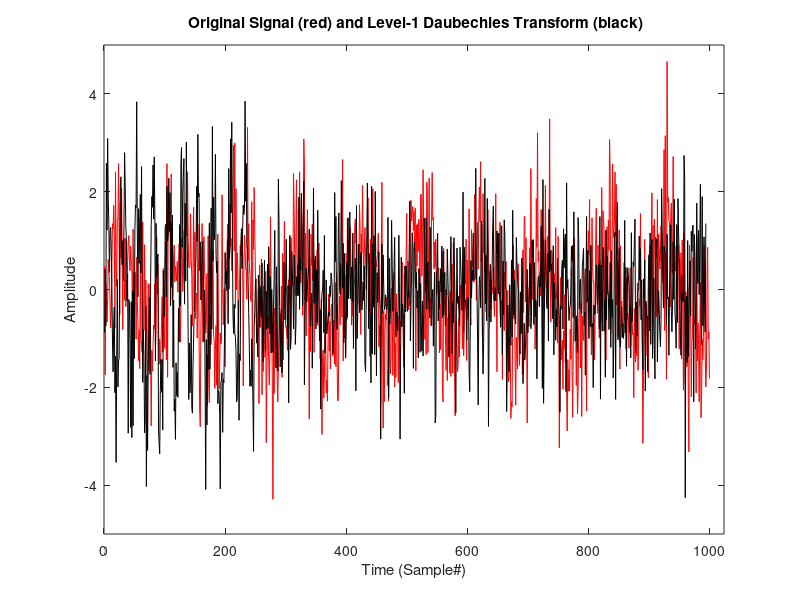

Write MATLAB code to recreate this figure.
% daubechies1
% A level-1 Daubechies Wavelet Analysis

clear;close all;clc

% Define the Daub4 scaling (alpha) and wavelet (beta) coeff
alpha(1)=(1+sqrt(3))/(4*sqrt(2));
alpha(2)=(3+sqrt(3))/(4*sqrt(2));
alpha(3)=(3-sqrt(3))/(4*sqrt(2));
alpha(4)=(1-sqrt(3))/(4*sqrt(2));
beta(1)=alpha(4);
beta(2)=-alpha(3);
beta(3)=alpha(2);
beta(4)=-alpha(1);

% # of points
N=1024;                     

% input signal 
fs=10;
N=1000;
dt=1e-3;
t=0:dt:1-dt;
Zsaved = zeros(N,1);
lev=3;
for n=1:N
    sinyal(n)=sin(2*pi*fs*dt*n);
    er(n)=randn(1,1);
    g(n)=sinyal(n)+er(n);
%     Zsaved(n) = z;
end 

% Ignore the wrap around at the end!!
for m=1:N/2-2; 
    % Use direct formulas for t and f 
    a1(m)=(g(2*m-1)*alpha(1)+g(2*m)*alpha(2)+g(2*m+1)*alpha(3)+g(2*m+2)*alpha(4)); 
    d1(m)=(g(2*m-1)*beta(1)+g(2*m)*beta(2)+g(2*m+1)*beta(3)+g(2*m+2)*beta(4));
end;

% % The level-1 Daub4 transform
D1=[a1 d1];   
% 
for m=1:N/4-2; 
    % Use direct formulas for t and f 
    a2(m)=(a1(2*m-1)*alpha(1)+a1(2*m)*alpha(2)+a1(2*m+1)*alpha(3)+a1(2*m+2)*alpha(4)); 
    d2(m)=(a1(2*m-1)*beta(1)+a1(2*m)*beta(2)+a1(2*m+1)*beta(3)+a1(2*m+2)*beta(4));
end;
% 
% % The level-2 Daub4 transform
D2=[a2 d2 d1];

for m=1:N/8-2; 
    % Use direct formulas for t and f 
    a3(m)=(a2(2*m-1)*alpha(1)+a2(2*m)*alpha(2)+a2(2*m+1)*alpha(3)+a2(2*m+2)*alpha(4)); 
    d3(m)=(a2(2*m-1)*beta(1)+a2(2*m)*beta(2)+a2(2*m+1)*beta(3)+a2(2*m+2)*beta(4));
end;

% The level-3 Daub4 transform
D3=[a3 d3 d2 d1];

figure

plot(g,'r');
hold
plot(D2,'k');
% plot(D2,'b')
axis([0 1024 -5 5]);
xlabel ('Time (Sample#)')
ylabel ('Amplitude')
title(' Original Signal (red) and Level-1 Daubechies Transform (black)')